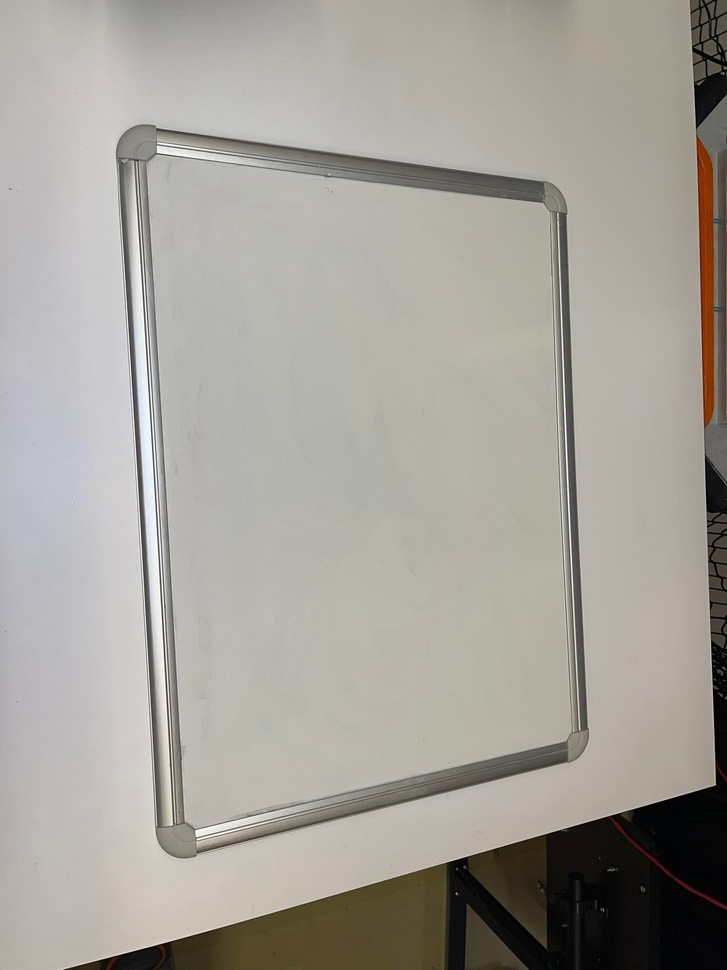
//> input picture whiteboard_recognition/323102321_1972663339608618_688167511960360177_n.jpg, 727 x 970 px, shrunk from 1536 x 2048 before the run
$ ./detect_writings   (built with g++ and OpenCV 4)
//> lines starting //> are read from the running program, lines starting //| are printed output that depends on the picture; after the words box and inside, x2 and y2 are one past the last pixel; in counts of white or black regions, pixels touching at a corner belong together
// [81 lines of commented-out code are left out]

#include "opencv2/imgcodecs.hpp"
#include "opencv2/highgui.hpp"
#include "opencv2/imgproc.hpp"
#include <iostream>
using namespace cv;
using namespace std;
Mat src_gray;
int thresh = 100;
RNG rng(12345);
void thresh_callback(int, void* );
int main( int argc, char** argv )
{
    Mat src = imread("../323102321_1972663339608618_688167511960360177_n.jpg",IMREAD_COLOR);
//> src is the input picture: 970 rows x 727 cols, CV_8UC3; mean B, G, R 154.4, 161.2, 164.7
    cvtColor( src, src_gray, COLOR_BGR2GRAY );
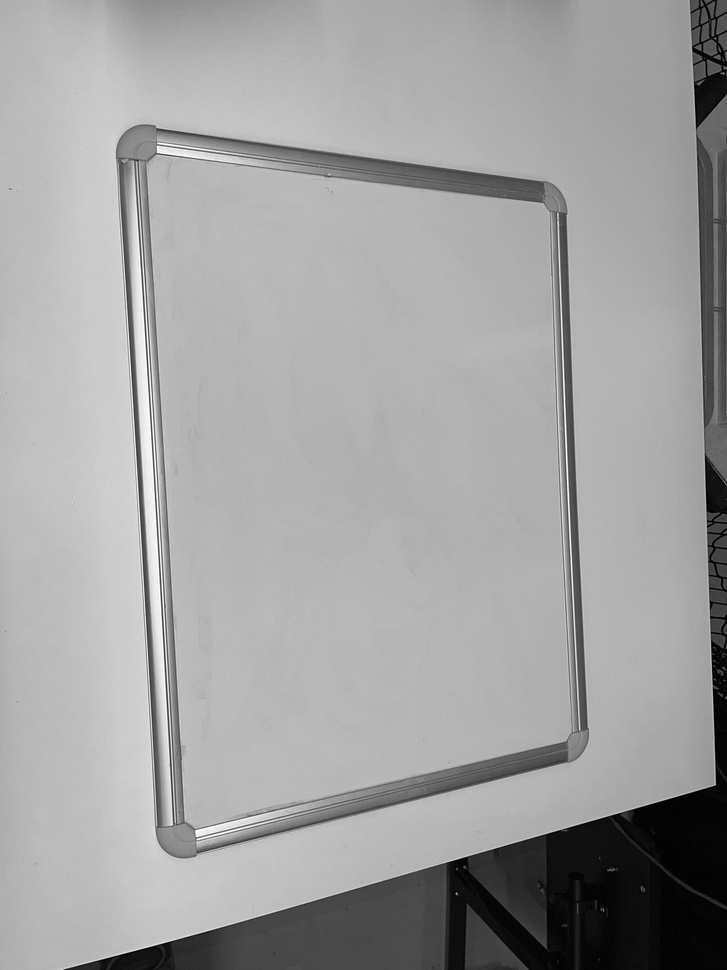
//> src_gray: 970 rows x 727 cols, CV_8UC1; min 0, max 255, mean 161.5
    blur( src_gray, src_gray, Size(3,3) );
    const char* source_window = "Source";
    namedWindow( source_window );
    imshow( source_window, src );
    const int max_thresh = 255;
    createTrackbar( "Canny thresh:", source_window, &thresh, max_thresh, thresh_callback );
    thresh_callback( 0, 0 );
    waitKey();
    return 0;
}
void thresh_callback(int, void* )
{
    Mat canny_output;
    Canny( src_gray, canny_output, thresh, thresh*2 );
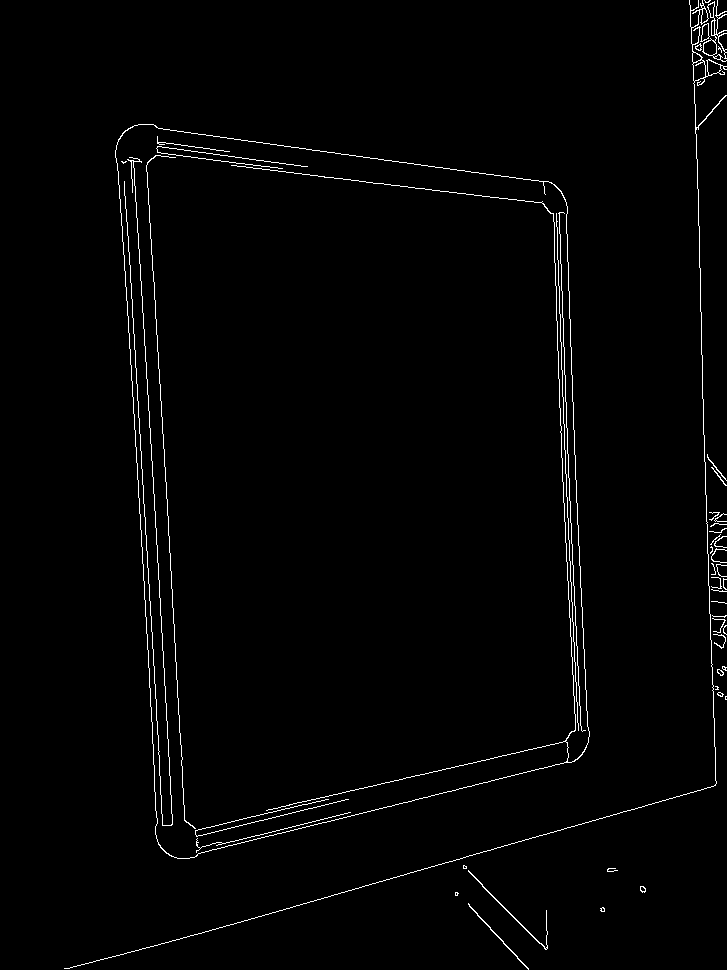
//> canny_output: 970 rows x 727 cols, CV_8UC1; 1.5% white in thin lines or dots
    vector<vector<Point> > contours;
    vector<Vec4i> hierarchy;
    findContours( canny_output, contours, hierarchy, RETR_TREE, CHAIN_APPROX_SIMPLE );
//> contours = 69 contours, 51 with area under 20; largest, box (x1, y1, x2, y2) and area: (115, 124, 590, 859) 287994, (115, 124, 590, 859) 287920, (64, 0, 727, 969) 586, (702, 0, 727, 62) 333, (692, 59, 706, 82) 209
    Mat drawing = Mat::zeros( canny_output.size(), CV_8UC3 );
    for( size_t i = 0; i< contours.size(); i++ )
    {
        Scalar color = Scalar( rng.uniform(0, 256), rng.uniform(0,256), rng.uniform(0,256) );
        drawContours( drawing, contours, (int)i, color, 2, LINE_8, hierarchy, 0 );
    }
//> this loop made 69 passes
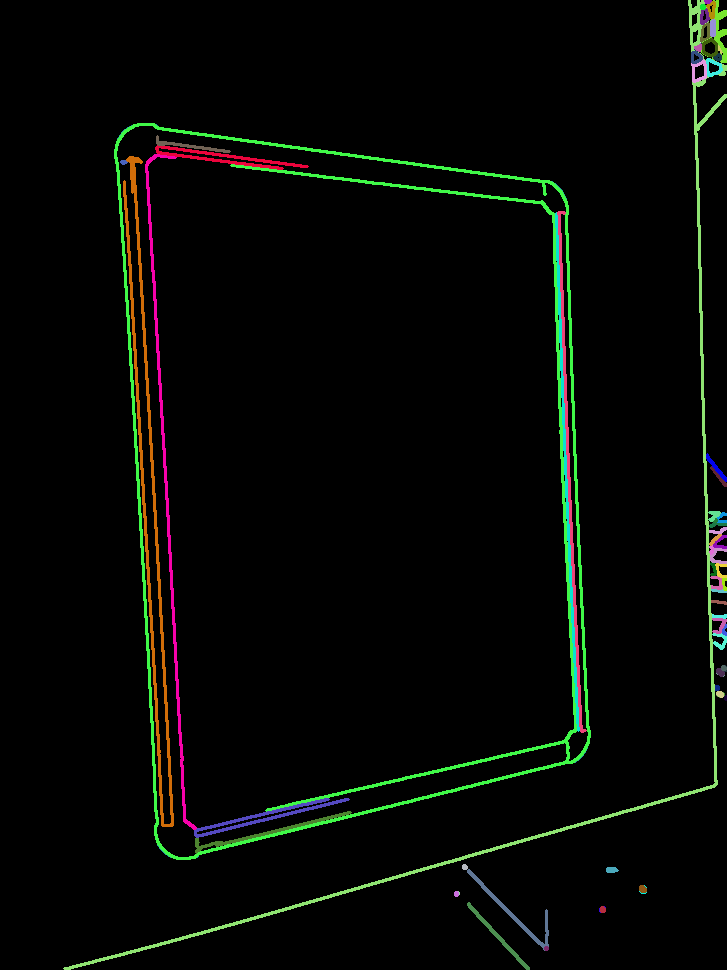
//> drawing: 970 rows x 727 cols, CV_8UC3; mean B, G, R 4.5, 7.9, 5.9
    imshow( "Contours", drawing );
}

$ run again, with whiteboard_recognition/322915141_1210091463221811_7344717193191901619_n.jpg copied over whiteboard_recognition/323102321_1972663339608618_688167511960360177_n.jpg
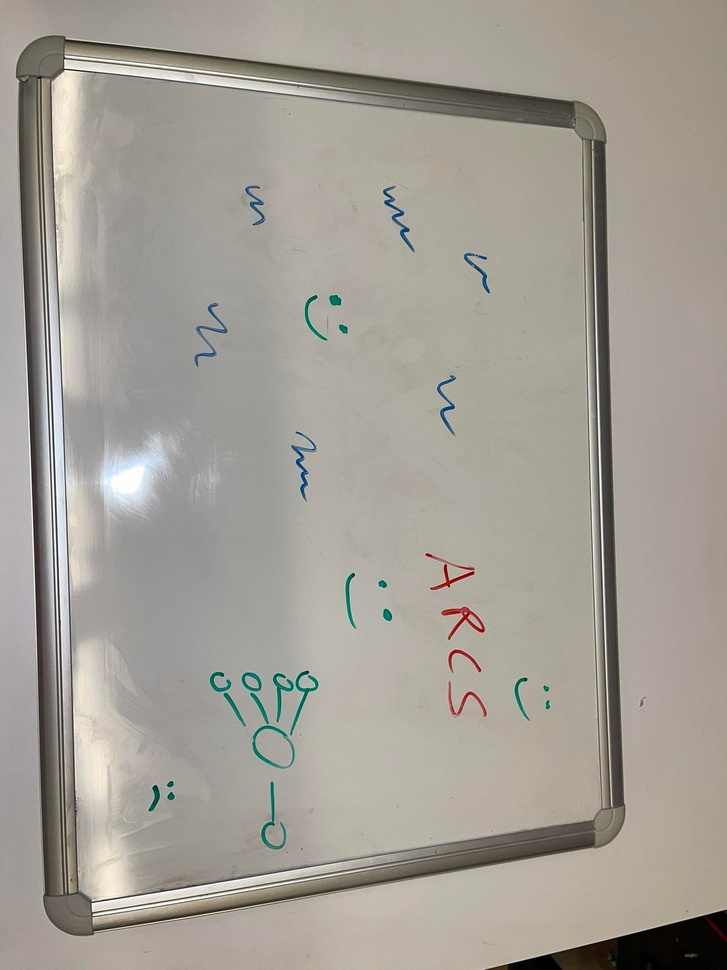
//> input picture whiteboard_recognition/322915141_1210091463221811_7344717193191901619_n.jpg, 727 x 970 px, shrunk from 1536 x 2048 before the run
//> src is the input picture: 970 rows x 727 cols, CV_8UC3; mean B, G, R 150.1, 158.6, 163.3
//> in thresh_callback, `Canny( src_gray, canny_output, thresh, thresh*2 );`:
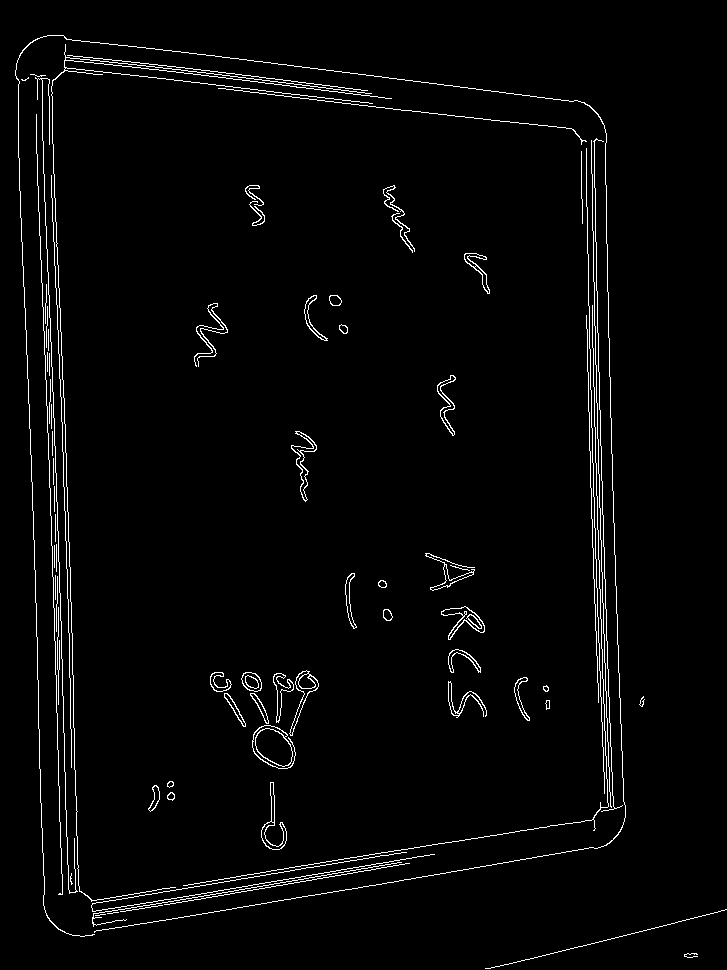
//> canny_output: 970 rows x 727 cols, CV_8UC1; 2.5% white in thin lines or dots
//> contours = 109 contours, 42 with area under 20; largest, box (x1, y1, x2, y2) and area: (252, 725, 296, 769) 1036, (255, 728, 293, 767) 962, (441, 606, 485, 640) 508, (289, 670, 319, 736) 502, (441, 606, 485, 640) 437
//> the loop in thresh_callback, `for( size_t i = 0; i< contours.size(); i++ )` made 109 passes
//> after the loop in thresh_callback, `for( size_t i = 0; i< contours.size(); i++ )`:
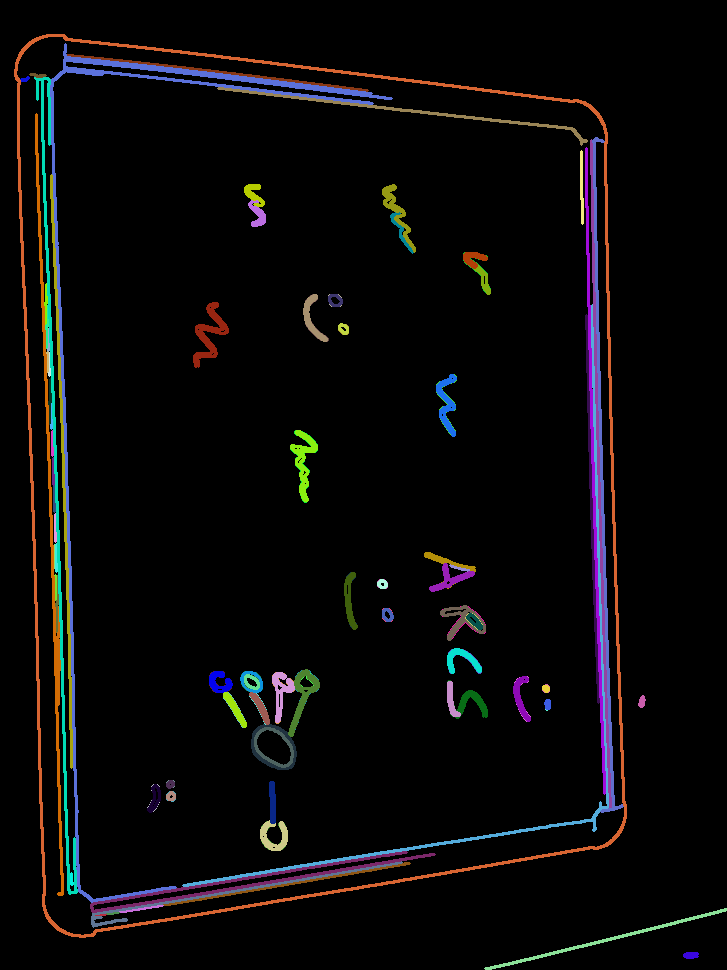
//> drawing: 970 rows x 727 cols, CV_8UC3; mean B, G, R 8.9, 8.6, 9.7
